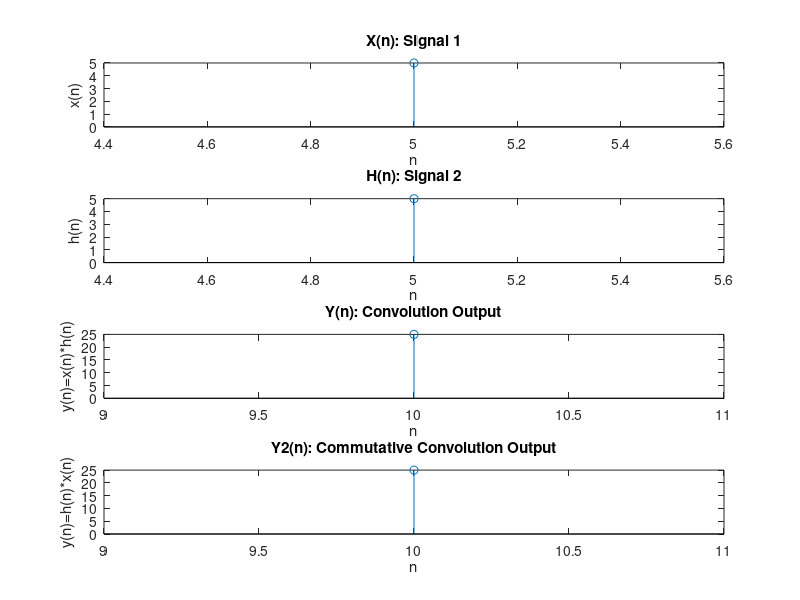

Recreate this plot in MATLAB.
% Program to check commutative property
% x(n): [ 1 2 3 4 5 6 7 8 9 10], starting position: -2
% y(n): [ 10 9 8 7 6 5 4 3 2 1], starting position: 5
% z(n): [ 2 6 8 10], starting position: 1
% a*b = b*a

xn=input('enter sequence of x(n) :');
xs=input('enter starting point of x(n) :');
xe=(xs + length(xn)-1);
nx=(xs:xe);
subplot(4,1,1);
stem(nx,xn);
title('X(n): Signal 1');
xlabel('n');
ylabel('x(n)');
hn=input('enter sequence of h(n) :');
hs=input('enter starting point of h(n) :');
he=(hs + length(hn)-1);
nh=(hs:he);
subplot(4,1,2);
stem(nh,hn);
title('H(n): Signal 2');
xlabel('n');
ylabel('h(n)');
yn=(conv(xn,hn))
ys=(xs+hs);
ye=(xe+he);
ny=(ys:ye);
subplot(4,1,3);
stem(ny,yn);
title('Y(n): Convolution Output');
xlabel('n');
ylabel('y(n)=x(n)*h(n)');
y2n=(conv(hn,xn))
y2s=(xs+hs);
y2e=(xe+he);
n2y=(ys:ye);
subplot(4,1,4);
stem(n2y,y2n);
title('Y2(n): Commutative Convolution Output');
xlabel('n');
ylabel('y(n)=h(n)*x(n)');
if(yn == y2n)
   fprintf("same");
else
   fprintf("not same");
end